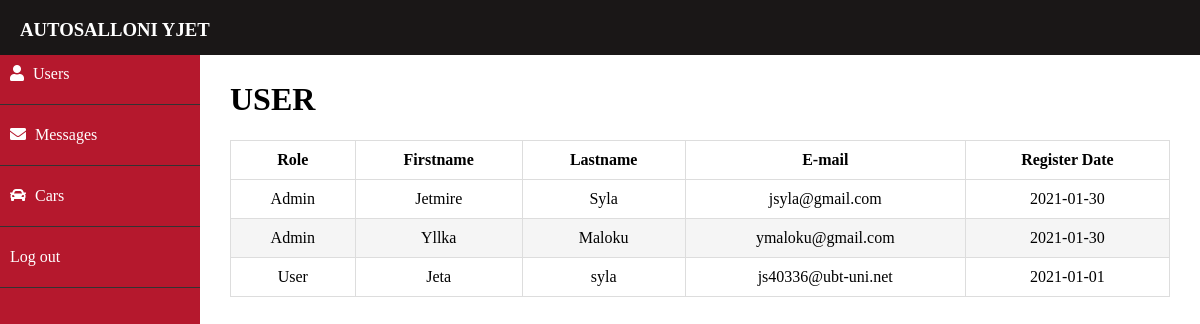
Screenshot of /admin.php (signed in) with the database file from the repository.
### tables this page shows
CREATE TABLE `user` (
  `user_id` int(11) NOT NULL,
  `role` varchar(255) NOT NULL,
  `firstname` varchar(255) NOT NULL,
  `lastname` varchar(255) NOT NULL,
  `username` varchar(255) NOT NULL,
  `password` varchar(255) NOT NULL,
  `email` varchar(255) NOT NULL,
  `register_date` date DEFAULT NULL
);

### models/DbConn.php (called while the page is built)
<?php
class DBconnection{
	public function getConnection(){
		try{
			$connection = new PDO("mysql:host=localhost;dbname=autosalloni_yjet", "root" , "");
            $connection->setAttribute(PDO::ATTR_ERRMODE, PDO::ERRMODE_EXCEPTION);
		} catch(PDOException $e){
			echo $e->getMessage();
            return null;
		}
		return $connection;
	}
}

### controller/userController.php (called while the page is built, shortened)
<?php
include_once 'models/userMapper.php';
class UserController
{
    public function GetUsers()
    {
        $userMapper = new UserMapper();
        $users = $userMapper->GetUsers();
        return $users;
    }
}

### models/userMapper.php (called while the page is built, shortened)
<?php
include_once 'DbConn.php';
class UserMapper
{
    private $connection;
    public function __construct()
    {
        $obj = new DBConnection();
        $this->connection = $obj->getConnection();
    }
    public function getUsers(){
        $sth = $this->connection->prepare("SELECT * FROM user");
        $sth->execute();
        $result = $sth->fetchAll();
        return $result;
    }
}

### admin.php (the view)
<?php $page = 'admin';
  require("includes/admin-sidemenu.php");
  include_once 'controller/userController.php';
?>
        <div class="admin-content">
          <h1>USER</h1>
         <table class="table">
            <thead>
              <th>Role</th>
              <th>Firstname</th>
              <th>Lastname</th>
              <th>E-mail</th>
              <th>Register Date</th>
            </thead>
            <tbody>
            <?php
                  $userController = new userController();
                  $result = $userController->GetUsers();
                  foreach ($result as $user){ ?>
                <tr>
                  <td><?php echo $user['role']; ?></td>
                  <td><?php echo $user['firstname']; ?></td>
                  <td><?php echo $user['lastname']; ?></td>
                  <td><?php echo $user['email']; ?></td>
                  <td><?php echo $user['register_date']; ?></td>
                </tr>
              <?php } ?>
            </tbody>
          </table>
        </div>
</body>
</html>

### css/style.css (style rules this page uses)
body { margin: 0; padding: 0; border: 0; font-size: 100%; font: inherit; vertical-align: baseline; }
::placeholder { color: #ccc; }
.admin-content { padding-top: 40px; padding-left: 230px; padding-right: 30px; }
.admin-content h1 { padding-top: 20px; }
.table { width: 100%; border-collapse: collapse; }
.table td, .table th { padding: 10px 15px; border: 1px solid #ddd; text-align: center; font-size: 16px; }
.table tbody tr:nth-child(even) { background-color: #f5f5f5; }

### rows the page displays
user: role "Admin", firstname "Jetmire", lastname "Syla", email "jsyla@gmail.com", register_date "2021-01-30"
user: role "Admin", firstname "Yllka", lastname "Maloku", email "ymaloku@gmail.com", register_date "2021-01-30"
user: role "User", firstname "Jeta", lastname "syla", email "js40336@ubt-uni.net", register_date "2021-01-01"
